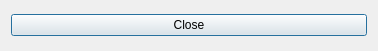
<?xml version="1.0" encoding="UTF-8"?>
<ui version="4.0">
 <class>Dialog</class>
 <widget class="QDialog" name="Dialog">
  <property name="geometry">
   <rect>
    <x>0</x>
    <y>0</y>
    <width>378</width>
    <height>51</height>
   </rect>
  </property>
  <property name="windowTitle">
   <string>Dialog</string>
  </property>
  <layout class="QHBoxLayout" name="horizontalLayout">
   <item>
    <widget class="QPushButton" name="pushButton">
     <property name="text">
      <string>Close</string>
     </property>
    </widget>
   </item>
  </layout>
 </widget>
 <resources/>
 <connections>
  <connection>
   <sender>pushButton</sender>
   <signal>clicked()</signal>
   <receiver>Dialog</receiver>
   <slot>accept()</slot>
   <hints>
    <hint type="sourcelabel">
     <x>123</x>
     <y>35</y>
    </hint>
    <hint type="destinationlabel">
     <x>135</x>
     <y>57</y>
    </hint>
   </hints>
  </connection>
 </connections>
</ui>
